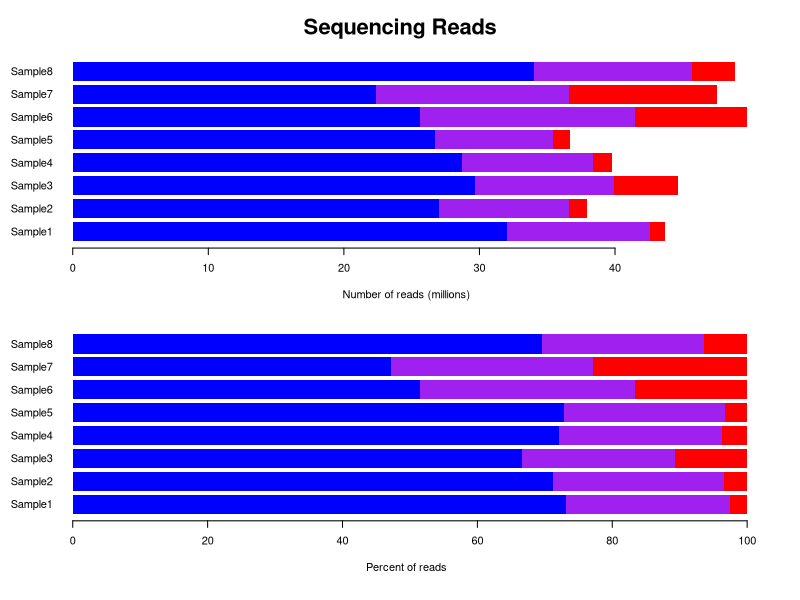
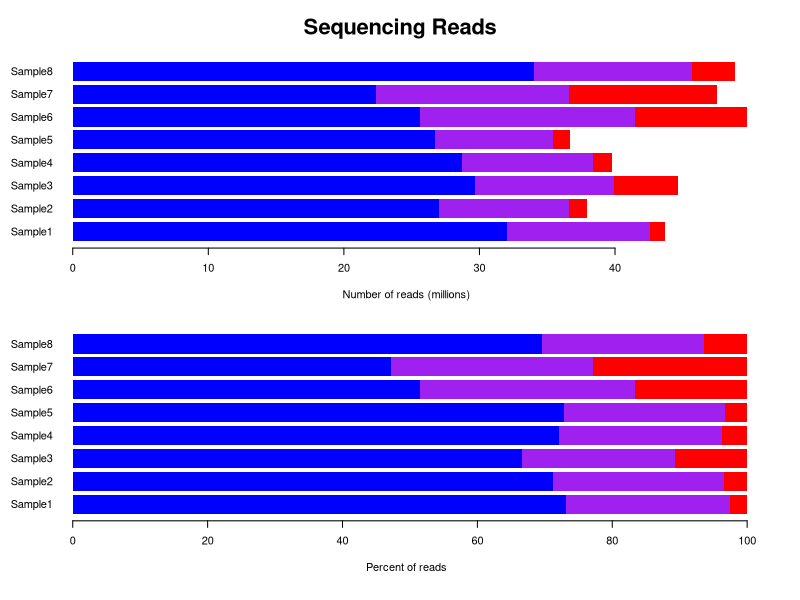

Source code (R) for these figures, in order:
# This code creates a multi-panel plot with barplots displaying the total and percentage values for alignment reads
##################
# Set up the data
# sample data frame with reads
ReadsTable<-structure(list(Total.Reads = c(43743601.2, 37888316.7, 44664123.66, 39804329.76, 36708833.46, 49666748.82, 47457348.9, 48866464.92), 
                           Aligned.Reads = c(33114730.74, 28309936.98, 34478776.02, 30168289.32, 27943990.62, 33808528.26, 33249888.36, 37155596.4), 
                           Deduplicated.alignments = c(32004797.76, 26982520.5, 29728794.42, 28707722.94, 26717704.26, 25559734.98, 22385229.36, 34029148.92)), 
                      .Names = c("Total.Reads", "Aligned.Reads", "Deduplicated.alignments"), 
                      row.names = c("Sample1", "Sample2", "Sample3", "Sample4", "Sample5", "Sample6", "Sample7", "Sample8"), 
                      class = "data.frame")
# calculate the percent alignment
ReadsTable$PercentAligned=signif(c(ReadsTable$Aligned.Reads / ReadsTable$Total.Reads)*100,digits = 4 )
# calculate the percent deduplicated
ReadsTable$PercentDedup=signif(c(ReadsTable$Deduplicated.alignments / ReadsTable$Total.Reads)*100,digits = 4 )
# calculate the number of unaligned reads
ReadsTable$UnalignedReads=c(ReadsTable$Total.Reads - ReadsTable$Aligned.Reads)
#calculate the percent unaligned reads
ReadsTable$PcntUnalignedReads=signif(c(ReadsTable$UnalignedReads / ReadsTable$Total.Reads)*100,digits=4)
# calculate the number of duplicated reads
ReadsTable$Duplicated=c(ReadsTable$Aligned.Reads - ReadsTable$Deduplicated.alignments)
# calculate the percent of duplicated
ReadsTable$PercentDup=signif(c(ReadsTable$Duplicated / ReadsTable$Total.Reads)*100,digits = 4 )


# save the values to be plotted into a transposed matrix, since thats what the barplot() likes
Dup_Raw_Reads_Matrix<-t(as.matrix( ReadsTable[,which(colnames(ReadsTable) %in% c("Deduplicated.alignments","Duplicated","UnalignedReads")) ] ))
# # divid the number of reads by 1million
Dup_Raw_Reads_Matrix<-signif(Dup_Raw_Reads_Matrix/1000000,digits = 3)
Dup_Pcnt_Reads_Matrix<-t(as.matrix( ReadsTable[,which(colnames(ReadsTable) %in% c("PercentDedup","PercentDup","PcntUnalignedReads")) ] ))


#####################
# Set up the plots

BARPLOT_COLORS<-c("blue","purple","red")

# setup the matrix for the plot layout
Raw_Reads_Matrix_matrix<-structure(c(1L, 2L, 2L, 2L, 2L, 2L, 3L, 3L, 3L, 3L, 3L, 1L, 2L, 
                                     2L, 2L, 2L, 2L, 3L, 3L, 3L, 3L, 3L, 1L, 2L, 2L, 2L, 2L, 2L, 3L, 
                                     3L, 3L, 3L, 3L, 1L, 2L, 2L, 2L, 2L, 2L, 3L, 3L, 3L, 3L, 3L),
                                   .Dim = c(11L,4L), 
                                   .Dimnames = list(NULL, c("V1", "V2", "V3", "V4")))
# looks like this
# > Raw_Reads_Matrix_matrix
# V1 V2 V3 V4
# [1,]  1  1  1  1
# [2,]  2  2  2  2
# [3,]  2  2  2  2
# [4,]  2  2  2  2
# [5,]  2  2  2  2
# [6,]  2  2  2  2
# [7,]  3  3  3  3
# [8,]  3  3  3  3
# [9,]  3  3  3  3
# [10,]  3  3  3  3
# [11,]  3  3  3  3

# setup the panel layout
layout(Raw_Reads_Matrix_matrix)
# layout.show(max(Raw_Reads_Matrix_matrix))  # use this to preview the layout

par(mar=c(0,0,4,0)) # need to set this for some reason
# on mar: A numerical vector of the form c(bottom, left, top, right) which gives the number of lines of margin to be specified on the four sides of the plot. 
# The default is c(5, 4, 4, 2) + 0.1.

# call blank plot to fill the first panel
plot(1,type='n',axes=FALSE,xlab="",ylab="",main = "Sequencing Reads",cex.main=2) 

# set up the Legend in the first panel
legend("bottom",legend=c("Deduplicated","Duplicated","Unaligned"),fill=BARPLOT_COLORS,bty = "n",ncol=length(BARPLOT_COLORS),cex=1.0)

# set the mar for the remaining panels
par(mar=c(6,5,0,4))
# create barplot for the two matrices
barplot(Dup_Raw_Reads_Matrix,horiz = T,col=BARPLOT_COLORS,border=NA,las=1,cex.names=1,xlab="Number of reads (millions)")
barplot(Dup_Pcnt_Reads_Matrix,horiz = T,col=BARPLOT_COLORS,border=NA,las=1,cex.names=1,xlab="Percent of reads")

# write a PDF version
pdf("alignment_summary_stats_reads_barplot.pdf",width = 8,height = 8)
layout(Raw_Reads_Matrix_matrix)
par(mar=c(0,0,4,0))
plot(1,type='n',axes=FALSE,xlab="",ylab="",main = "Sequencing Reads",cex.main=2)
legend("bottom",legend=c("Deduplicated","Duplicated","Unaligned"),fill=BARPLOT_COLORS,bty = "n",ncol=length(BARPLOT_COLORS),cex=1.0)
par(mar=c(6,5,0,4))
barplot(Dup_Raw_Reads_Matrix,horiz = T,col=BARPLOT_COLORS,border=NA,las=1,cex.names=1,xlab="Number of reads (millions)")
barplot(Dup_Pcnt_Reads_Matrix,horiz = T,col=BARPLOT_COLORS,border=NA,las=1,cex.names=1,xlab="Percent of reads")
dev.off()
